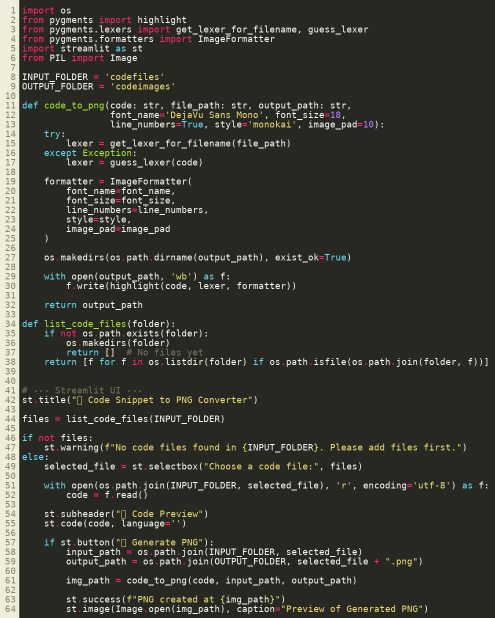
#> input picture codetopng/codeimages/example.py.png, 989 x 1236 px (shown at 1/2 size)
$ python collage.py ../codetopng/codeimages
#> lines starting #> are read from the running program, lines starting #| are printed output that depends on the picture
import os
import math
import argparse
import random
from PIL import Image


def parse_color(color_str):
    """Parse color string (name, RGB tuple, or hex)."""
    if color_str.startswith("#"):
        color_str = color_str.lstrip("#")
        if len(color_str) == 6:
            r, g, b = tuple(int(color_str[i:i+2], 16) for i in (0, 2, 4))
            return (r, g, b)
        else:
            raise ValueError("Hex color must be in format #RRGGBB")
    elif "," in color_str:
        parts = color_str.split(",")
        if len(parts) == 3:
            return tuple(int(p.strip()) for p in parts)
        else:
            raise ValueError("RGB color must have 3 components (R,G,B)")
    else:
        named_colors = {
            "white": (255, 255, 255),
            "black": (0, 0, 0),
            "red": (255, 0, 0),
            "green": (0, 255, 0),
            "blue": (0, 0, 255),
            "gray": (128, 128, 128),
        }
        return named_colors.get(color_str.lower(), (255, 255, 255))


def make_collage(folder_path, output_path="collage.jpg", total_size=1024,
                 padding=5, bg_color=(255, 255, 255), shuffle=False,
                 cols=None, rows=None):
    # Collect images
#> called with folder_path = '../codetopng/codeimages', output_path = 'collage.jpg', total_size = 1024, padding = 5, bg_color = (255, 255, 255), shuffle = False
    files = [os.path.join(folder_path, f) for f in os.listdir(folder_path)
             if os.path.isfile(os.path.join(folder_path, f))]
    image_paths = []
    for f in files:
        try:
            Image.open(f).close()
            image_paths.append(f)
        except Exception:
            continue
#> pass 2 of the loop in make_collage, `for f in files:`:
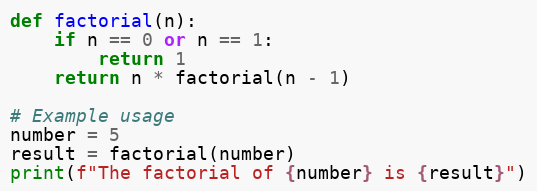
#> input picture codetopng/codeimages/example2.py.png, 537 x 191 px

    if not image_paths:
        print("❌ No images found in folder.")
        return

    if shuffle:
        random.shuffle(image_paths)
    else:
        image_paths.sort()

    num_images = len(image_paths)

    # Determine grid size
    if cols is None and rows is None:
        grid_cols = math.ceil(math.sqrt(num_images))
        grid_rows = math.ceil(num_images / grid_cols)
    elif cols is not None:
        grid_cols = cols
        grid_rows = math.ceil(num_images / grid_cols)
    elif rows is not None:
        grid_rows = rows
        grid_cols = math.ceil(num_images / grid_rows)

    # Calculate per-thumbnail size based on total width
    thumb_size = (total_size - (grid_cols - 1) * padding) // grid_cols
    collage_width = total_size
    collage_height = grid_rows * thumb_size + (grid_rows - 1) * padding

    collage = Image.new("RGB", (collage_width, collage_height), bg_color)
#> collage: PIL image 1024x509 RGB; every value is 255

    # Place images
    for index, path in enumerate(image_paths):
        try:
            img = Image.open(path).convert("RGB")
#> img is the input picture: PIL image 989x1236 RGB; mean R, G, B 56, 56.5, 49.4
            img.thumbnail((thumb_size, thumb_size), Image.LANCZOS)
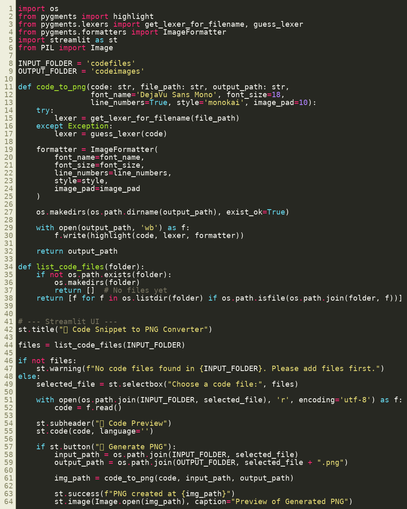
#> img: PIL image 407x509 RGB; mean R, G, B 56, 56.5, 49.4

            square_img = Image.new("RGB", (thumb_size, thumb_size), bg_color)
#> square_img: PIL image 509x509 RGB; every value is 255
            offset_x = (thumb_size - img.size[0]) // 2
#> offset_x = 51
            offset_y = (thumb_size - img.size[1]) // 2
#> offset_y = 0
            square_img.paste(img, (offset_x, offset_y))
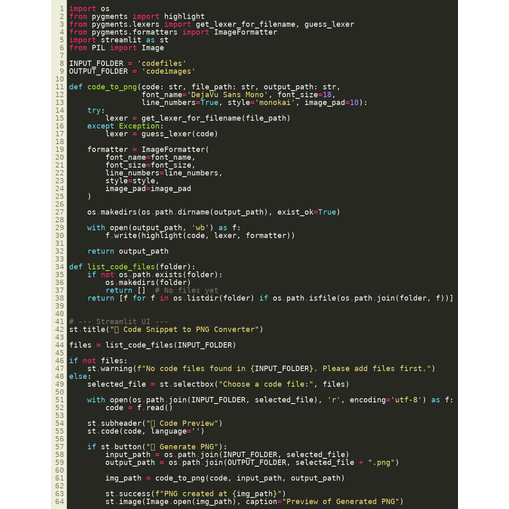
#> square_img: PIL image 509x509 RGB; mean R, G, B 95.9, 96.3, 90.6

            row = index // grid_cols
            col = index % grid_cols
            x = col * (thumb_size + padding)
            y = row * (thumb_size + padding)

            collage.paste(square_img, (x, y))
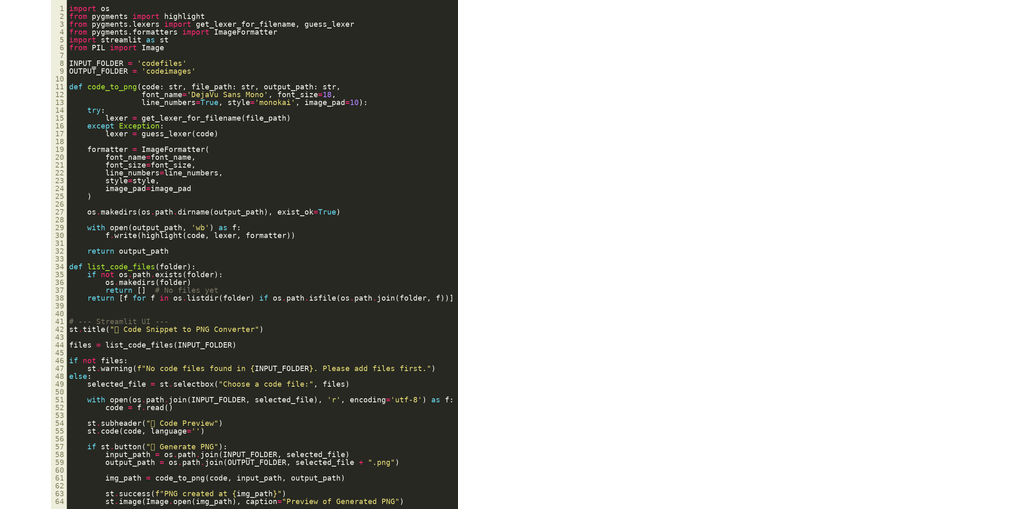
#> collage: PIL image 1024x509 RGB; mean R, G, B 175.9, 176.1, 173.3
        except Exception as e:
            print(f"⚠️ Skipping {path}: {e}")
#> pass 2 of the loop in make_collage, `for index, path in enumerate(image_paths):`:
#> in make_collage, img is the input picture: PIL image 537x191 RGB; mean R, G, B 236.3, 236.6, 236.4
#> img: PIL image 509x181 RGB
#> in make_collage, `square_img.paste(img, (offset_x, offset_y))`:
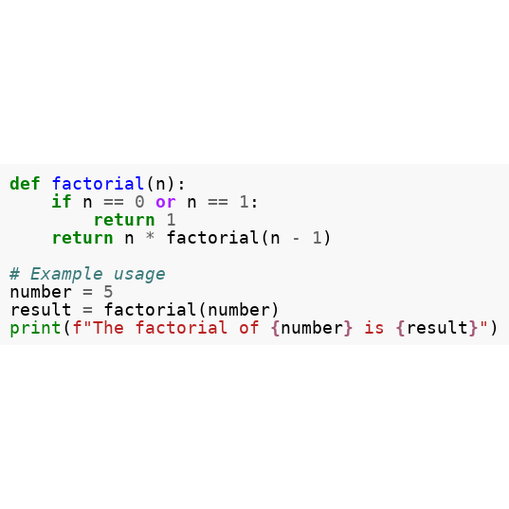
#> square_img: PIL image 509x509 RGB; mean R, G, B 248.3, 248.4, 248.4
#> in make_collage, `collage.paste(square_img, (x, y))`:
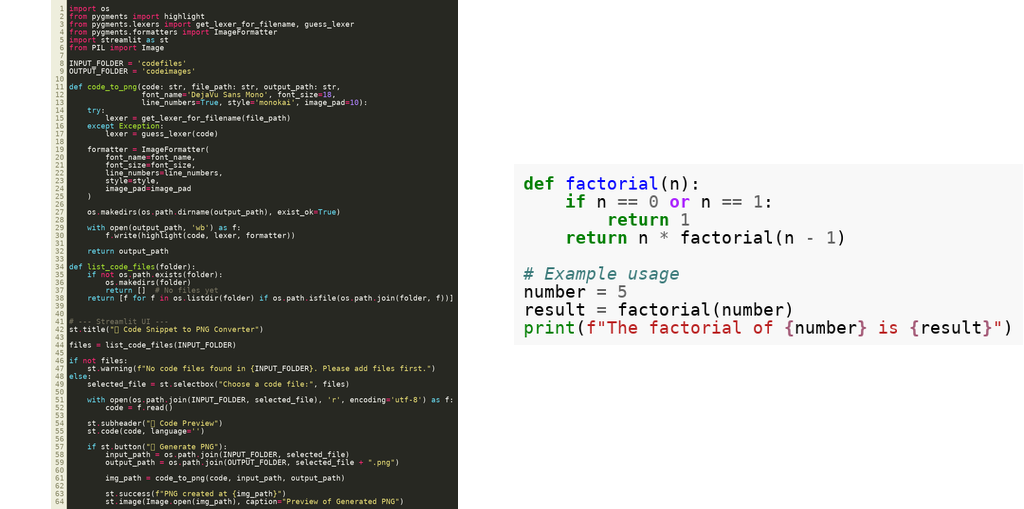
#> collage: PIL image 1024x509 RGB; mean R, G, B 172.6, 172.8, 170

    collage.save(output_path)
    print(f"✅ Collage saved as {output_path} ({collage_width}x{collage_height})")


def main():
    parser = argparse.ArgumentParser(description="Create a collage from all images in a folder.")
    parser.add_argument("folder", help="Path to the folder with images")
    parser.add_argument("-o", "--output", default="collage.jpg", help="Output collage filename")
    parser.add_argument("-s", "--size", type=int, default=1024,
                        help="Total width of the final collage (default: 1024)")
    parser.add_argument("-p", "--padding", type=int, default=5, help="Padding between images")
    parser.add_argument("-b", "--bgcolor", default="white", help="Background color")
    parser.add_argument("--shuffle", action="store_true", help="Shuffle images")
    parser.add_argument("--cols", type=int, help="Number of columns")
    parser.add_argument("--rows", type=int, help="Number of rows")

    args = parser.parse_args()
    bg_color = parse_color(args.bgcolor)

    make_collage(args.folder, args.output, args.size, args.padding,
                 bg_color, args.shuffle, args.cols, args.rows)


if __name__ == "__main__":
    main()
